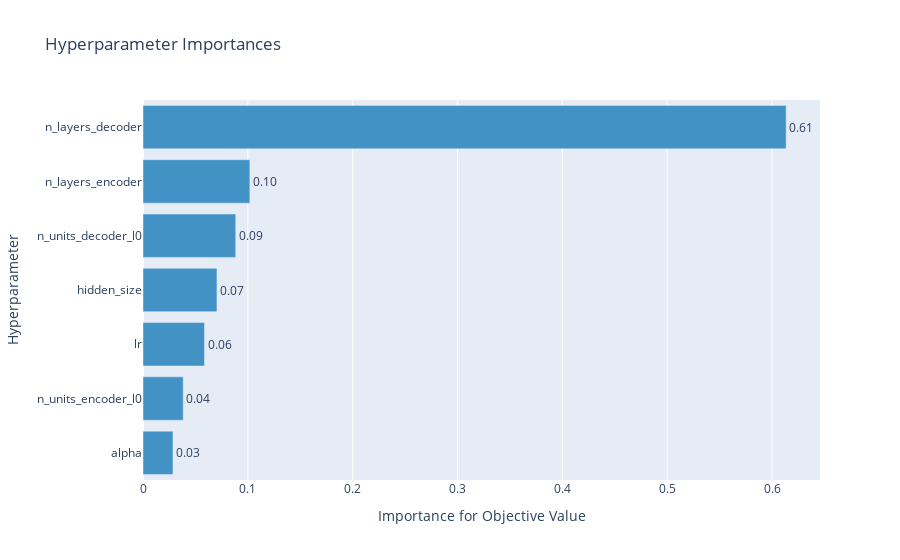

The notebook cell this image was saved under:
### Markdown cell above
### Optuna Graphs

### Code cell
optuna.visualization.plot_param_importances(study)

### Figure 1 — Plotly figure (JSON) as saved in the notebook; plotly's stock layout.template omitted (floating-point values rounded to 4 significant figures)
{"data": [{"cliponaxis": false, "hovertemplate": ["alpha (IntUniformDistribution): 0.028593329942419574<extra></extra>", "n_units_encoder_l0 (IntUniformDistribution): 0.03835989732300647<extra></extra>", "lr (LogUniformDistribution): 0.058658487578316675<extra></extra>", "hidden_size (IntUniformDistribution): 0.07055005787261036<extra></extra>", "n_units_decoder_l0 (IntUniformDistribution): 0.08845687027854261<extra></extra>", "n_layers_encoder (IntUniformDistribution): 0.10190616231872998<extra></extra>", "n_layers_decoder (IntUniformDistribution): 0.6134751946863742<extra></extra>"], "marker": {"color": "rgb(66,146,198)"}, "orientation": "h", "text": ["0.028593329942419574", "0.03835989732300647", "0.058658487578316675", "0.07055005787261036", "0.08845687027854261", "0.10190616231872998", "0.6134751946863742"], "textposition": "outside", "texttemplate": "%{text:.2f}", "type": "bar", "x": [0.02859, 0.03836, 0.05866, 0.07055, 0.08846, 0.1019, 0.6135], "y": ["alpha", "n_units_encoder_l0", "lr", "hidden_size", "n_units_decoder_l0", "n_layers_encoder", "n_layers_decoder"]}], "layout": {"showlegend": false, "title": {"text": "Hyperparameter Importances"}, "xaxis": {"title": {"text": "Importance for Objective Value"}}, "yaxis": {"title": {"text": "Hyperparameter"}}}}
